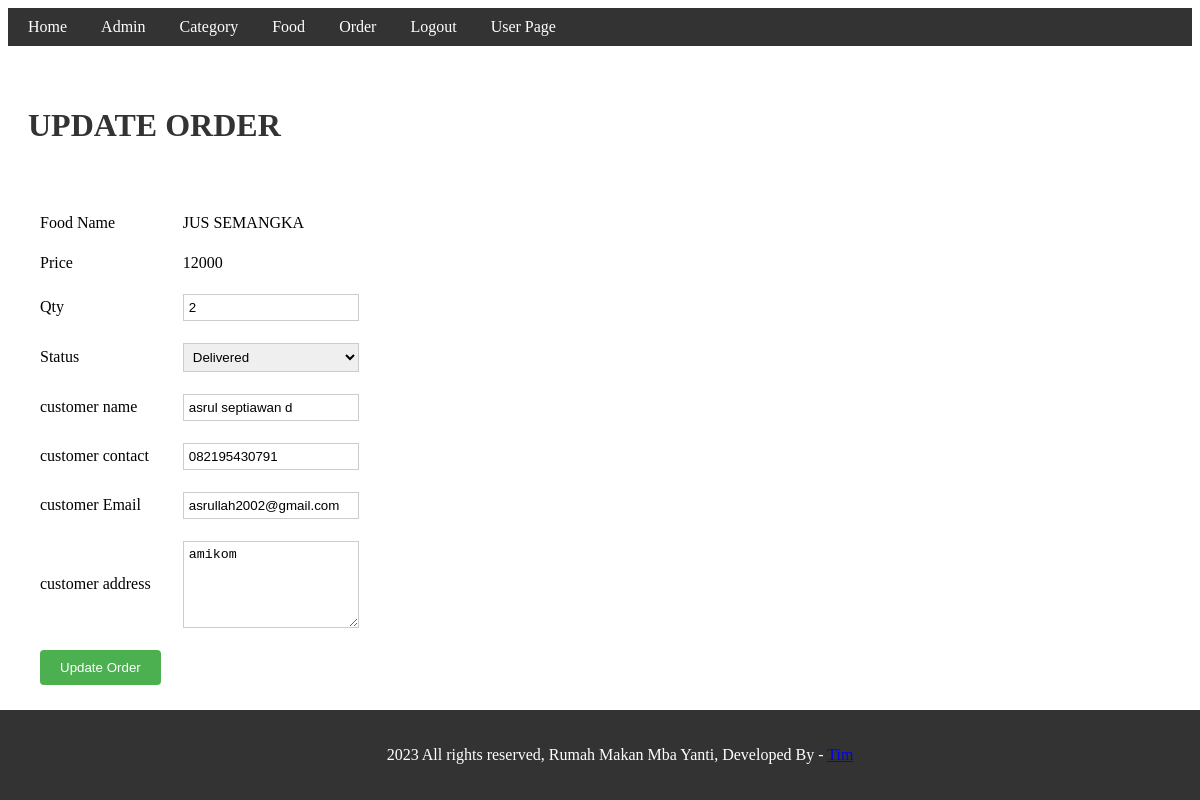
Page /admin/update-order.php?id=2 (signed in) on the committed database.
### tables this page shows
CREATE TABLE `tbl_order` (
  `id` int(11) UNSIGNED NOT NULL,
  `food` varchar(150) NOT NULL,
  `price` decimal(10,0) NOT NULL,
  `qty` int(11) NOT NULL,
  `total` decimal(10,0) NOT NULL,
  `order_date` datetime NOT NULL,
  `status` varchar(50) NOT NULL,
  `customer_name` varchar(150) NOT NULL,
  `customer_contact` varchar(20) NOT NULL,
  `customer_email` varchar(150) NOT NULL,
  `customer_address` varchar(255) NOT NULL
);

### admin/update-order.php (the view, shortened to what this page needs)
<?php include('partials/menu.php');?>
<link rel="stylesheet" href="../css/update.css">
<div class="main-content">
    <div class="wrapper">
        <h1 style="font-size: 32px; color: #333;"> UPDATE ORDER </h1>
        <br><br>
        <?php
        if(isset($_GET['id']))
        {
            $id = $_GET['id'];
            $sql = "SELECT * FROM tbl_order WHERE id=$id";
            $res = mysqli_query($conn, $sql);
            $count = mysqli_num_rows($res);
            if($count>0)
            {
                $row = mysqli_fetch_assoc($res);
                $food = $row['food'];
                $price = $row['price'];
                $qty = $row['qty'];
                $status = $row['status'];
                $customer_name = $row['customer_name'];
                $customer_contact = $row['customer_contact'];
                $customer_email = $row['customer_email'];
                $customer_address = $row['customer_address'];
            }
            else
            {
                header('location:'.SITEURL.'admin/manage-order.php');
            }
        }
        else
        {
            header('location:'.SITEURL.'admin/manage-order.php');
        }
        ?>
         <form action="" method="POST">
         <table class="tbl-30">
            <tr>
                <td>Food Name</td>
                <td>
                <?php echo $food; ?>
                </td>
            </tr>
            <tr>
                <td> Price </td>
                <td>
                <?php echo $price; ?>
                </td>
            </tr>
            <tr>
                <td>Qty</td>
                <td>
                    <input type="number" name="qty" value="<?php echo $qty; ?>">
                </td>
            </tr>
            <tr>
                <td>Status</td>
                <td>
                    <select name="status" >
                        <option <?php if($status=="Delivered"){echo "selected"; }?> value="Delivered">Delivered</option>
                    </select>
                </td>
            </tr>
            <tr>
                <td>customer name</td>
                <td>
                    <input type="text" name="customer_name" value="<?php echo $customer_name; ?>">
                </td>
            </tr>
            <tr>
                <td>customer contact</td>
                <td>
                    <input type="text" name="customer_contact" value="<?php echo $customer_contact; ?>">
                </td>
            </tr>
            <tr>
                <td>customer Email</td>
                <td>
                    <input type="text" name="customer_email" value="<?php echo $customer_email; ?>">
                </td>
            </tr>
            <tr>
                <td>customer address</td>
                <td>
                    <textarea name="customer_address"  cols="30" rows="5"><?php echo $customer_address; ?></textarea>
                </td>
            </tr>
            <tr>
                <td collspan ="2">
                    <input type="submit" name="submit" value="Update Order" class ="btn-secondary">
                </td>
            </tr>
         </table>
         </form>
    </div>
</div>
<?php include('partials/footer.php');?>

### css/admin.css (style rules this page uses)
.main-content { background-color: #f5f5f5; padding: 20px; margin-top: 20px; }
.btn-secondary { background-color: #008cba; color: #fff; padding: 10px 20px; text-decoration: none; border-radius: 4px; }

### css/update.css (style rules this page uses)
.main-content { padding: 20px; background-color: #fff; }
.tbl-30 { width: 30%; }
.tbl-30 td { padding: 10px; }
.tbl-30 input[type="text"], .tbl-30 input[type="number"], .tbl-30 select, .tbl-30 textarea { width: 100%; padding: 5px; border: 1px solid #ccc; }
.tbl-30 input[type="submit"] { padding: 10px 20px; background-color: #4CAF50; color: #fff; border: none; cursor: pointer; }

### rows in the picture
tbl_order: food "JUS SEMANGKA", price "12000", qty "2", status "Delivered", customer_name "asrul septiawan d", customer_contact "082195430791", customer_email "asrullah2002@gmail.com", customer_address "amikom"
